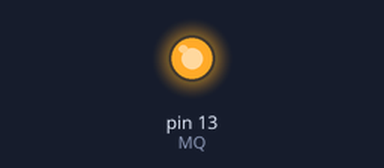
Simulated run of this sketch. Board: Arduino Uno, built with avr-gcc and run on an emulated ATmega328P. Parts: output pins drawn as LEDs (lit = HIGH).

Above: at 3.0 s.
At 10.5 s:
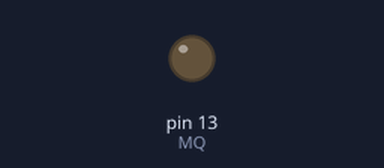
Timing chart, 0 to 19.5 s (numbered marks = the images above):
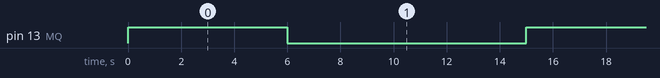

The sketch:

Sinal_Pulsado.ino
```cpp
 #define MQ 13
 unsigned long tempAnt = 0;
 unsigned long tempAtual;

 void setup(){
   pinMode(MQ, OUTPUT);
   digitalWrite(MQ, HIGH);
 }

//Função Alto
 void Alto(){
  tempAtual = millis();
   if(tempAtual - tempAnt > 6000 && digitalRead(MQ) == HIGH){
     digitalWrite(MQ, LOW);
     tempAnt = tempAtual;
   }
 }

//Função Baixo
 void Baixo(){
    if(tempAtual - tempAnt >9000 && digitalRead(MQ) == LOW){
     digitalWrite(MQ, HIGH); tempAnt = tempAtual;
     }
 }

 void loop(){
    Alto();
    Baixo();
 }
```

Measured:
- by itself, pin 13 (MQ): alternates HIGH for 6.0 s and LOW for 9.0 s
